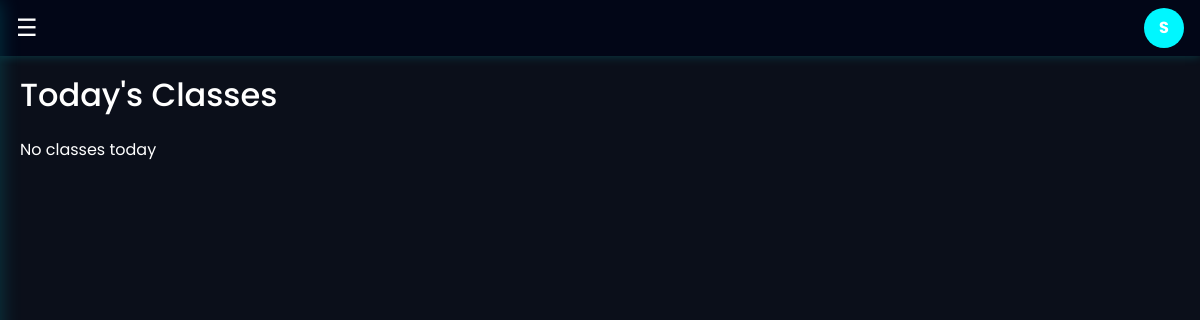
Page /accounts/lecturer/classes/ (signed in) on the earlier database version.
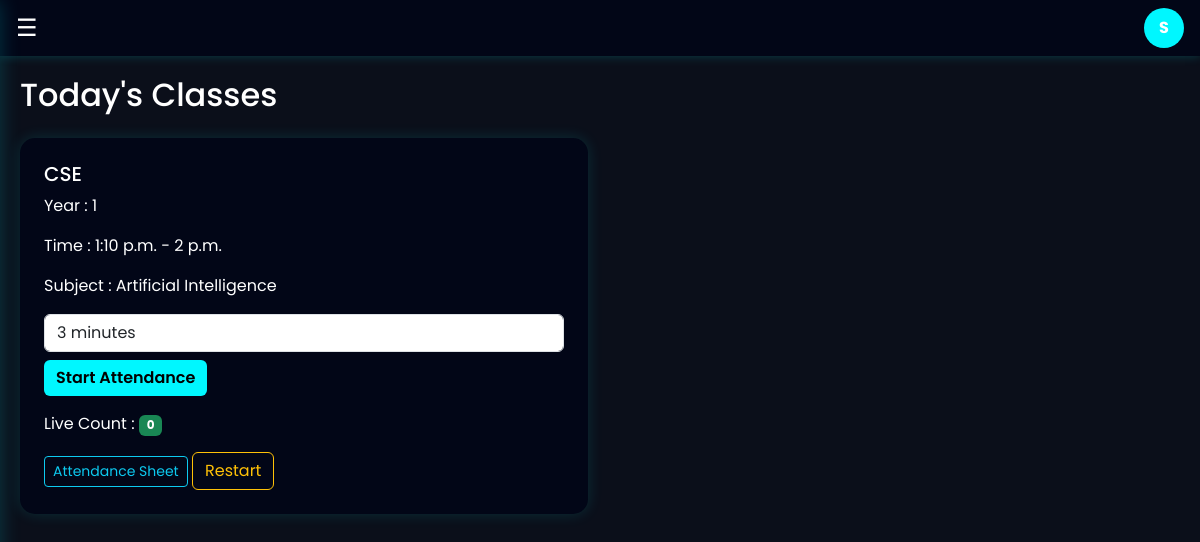
Same page on the later database version.
### academics/models.py (models this page shows, shortened)
class Timetable(models.Model):
    course = models.ForeignKey(Course, on_delete=models.CASCADE)
    year = models.IntegerField()
    subject = models.ForeignKey(Subject, on_delete=models.CASCADE)
    lecturer = models.ForeignKey(
        settings.AUTH_USER_MODEL,
        on_delete=models.CASCADE,
        limit_choices_to={'role': 'lecturer'}
    )
    day = models.CharField(max_length=20)
    start_time = models.TimeField()
    end_time = models.TimeField()

class Course(models.Model):
    name = models.CharField(max_length=100)
    code = models.CharField(max_length=10, unique=True)  # CAM, CSE, ECE etc.
    duration_years = models.IntegerField(default=4)

class Subject(models.Model):
    name = models.CharField(max_length=100)
    code = models.CharField(max_length=20, unique=True)
    course = models.ForeignKey(Course, on_delete=models.CASCADE)
    year = models.IntegerField()  # 1,2,3,4

### accounts/views.py (the view)
# urls.py: path("lecturer/classes/", lecturer_classes, name="lecturer_classes"),
def lecturer_classes(request):
    today = timezone.localtime().strftime("%A")
    classes = Timetable.objects.filter(
        lecturer=request.user,
        day=today
    )
    return render(
        request,
        "lecturer/classes.html",
        {"classes": classes}
    )

### templates/lecturer/classes.html (shortened to what this page needs)
{% extends "lecturer/base.html" %}
{% block content %}
<h2 class="mb-4">Today's Classes</h2>
<div class="row g-4">
{% for class in classes %}
<div class="col-md-6">
<div class="card p-4">
<h5>{{class.course.name}}</h5>
<p>Year : {{class.year}}</p>
<p>Time : {{class.start_time}} - {{class.end_time}}</p>
<p>Subject : {{class.subject.name}}</p>
<form method="POST" action="{% url 'start_attendance' class.id %}">
<select name="timer" class="form-control mb-2">
<option value="3">3 minutes</option>
</select>
<button type="submit" class="btn neon-btn">
Start Attendance
</button>
</form>
<div class="mt-3">
Live Count :
<span id="count-{{class.id}}" class="badge bg-success">0</span>
</div>
<div class="mt-3">
<a href="{% url 'attendance_sheet' class.id %}"
   class="btn btn-outline-info btn-sm">
   Attendance Sheet
</a>
<a href="{% url 'restart_attendance' class.id %}"
class="btn btn-outline-warning"> Restart
</a>
</div>
</div>
</div>
{% empty %}
<p>No classes today</p>
{% endfor %}
</div>
{% endblock %}

Differences in the rows shown:
added Timetable: course.name "CSE", year "1", start_time "1:10 p.m.", end_time "2 p.m.", subject.name "Artificial Intelligence"
Other differences:
text no longer shown: "No classes today"
